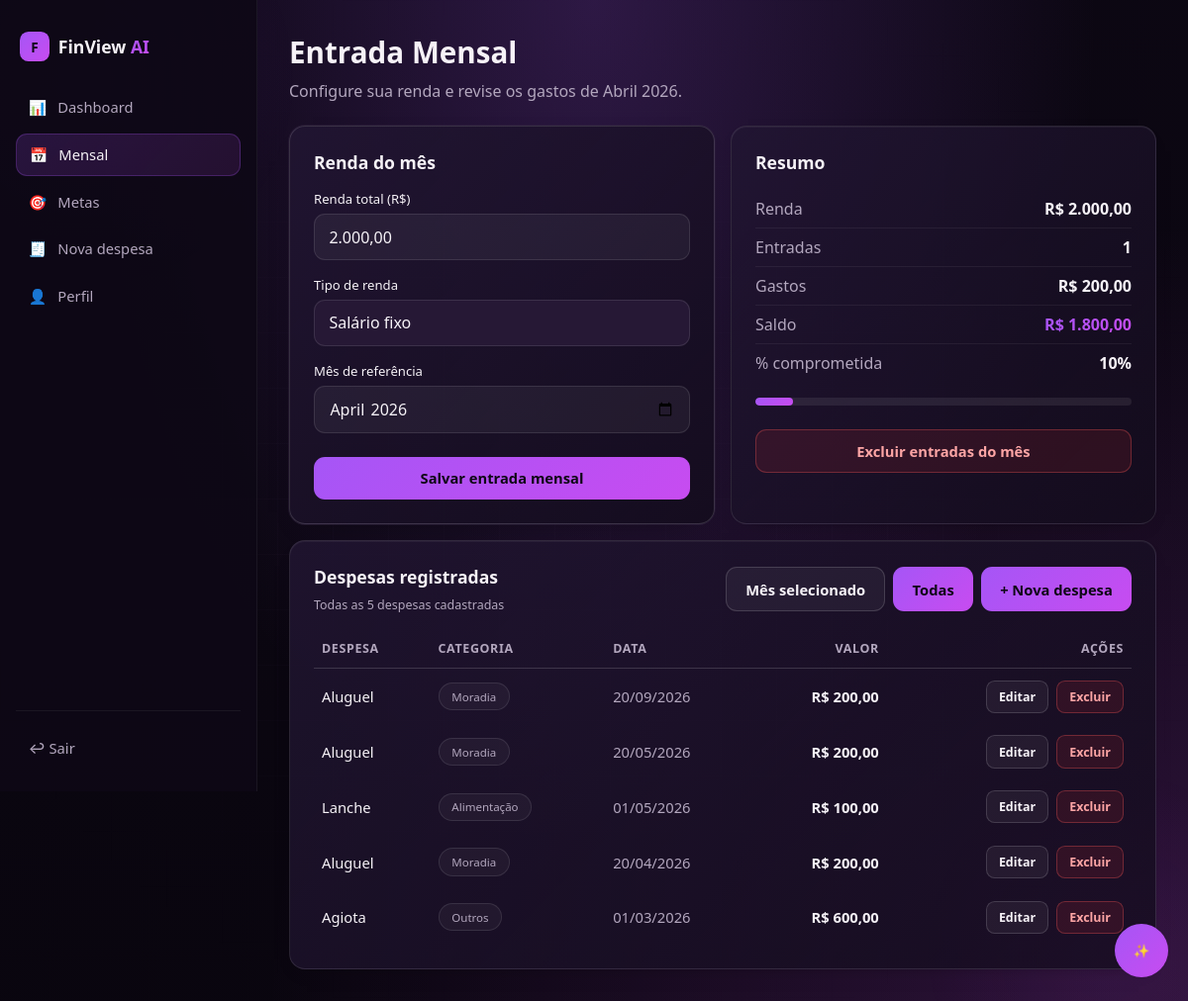
The app's page /monthly/?month=2026-04&view=all (signed in) with its own data.
### gastos/models.py (models this page shows, shortened)
class Expense(models.Model):
    RECURRENCE_CHOICES = [
        ('fixed', 'Fixa'),
        ('variable', 'Variável'),
    ]
    PRIORITY_CHOICES = [
        ('essential', 'Essencial'),
        ('important', 'Importante'),
        ('superfluous', 'Dispensável'),
    ]
    user = models.ForeignKey(User, on_delete=models.CASCADE, related_name='expenses')
    name = models.CharField(max_length=120)
    amount = models.DecimalField(max_digits=10, decimal_places=2)
    date = models.DateField()
    category = models.CharField(max_length=60)
    recurrence = models.CharField(max_length=20, choices=RECURRENCE_CHOICES, default='variable')
    priority = models.CharField(max_length=20, choices=PRIORITY_CHOICES, default='essential')
    notes = models.TextField(blank=True)
    created_at = models.DateTimeField(auto_now_add=True)
    updated_at = models.DateTimeField(auto_now=True)
    class Meta:
        ordering = ['-date', '-created_at']
    @property
    def amount_display(self):
        value = f'{self.amount:,.2f}'.replace(',', 'X').replace('.', ',').replace('X', '.')
        return f'R$ {value}'

### gastos/views.py (the view, shortened to what this page needs)
# urls.py: path('monthly/', views.monthly, name='monthly'),
def monthly(request):
    user, response = require_session_user(request)
    if response:
        return response
    reference_month = month_from_input(request.GET.get('month'))
    ensure_fixed_expenses_for_month(request.user, reference_month)
    income_entries = MonthlyIncome.objects.filter(user=request.user, reference_month=reference_month)
    monthly_expenses = Expense.objects.filter(user=request.user, date__year=reference_month.year, date__month=reference_month.month)
    show_all_expenses = request.GET.get('view') == 'all'
    listed_expenses = Expense.objects.filter(user=request.user) if show_all_expenses else monthly_expenses
    total_expenses = monthly_expenses.aggregate(total=Sum('amount'))['total'] or Decimal('0')
    all_expenses_count = Expense.objects.filter(user=request.user).count()
    listed_expenses_count = listed_expenses.count()
    income_amount = income_entries.aggregate(total=Sum('amount'))['total'] or Decimal('0')
    balance = income_amount - total_expenses
    committed = int((total_expenses / income_amount) * 100) if income_amount else 0
    return render_page(
        request,
        'gastos/monthly.html',
        active_page='monthly',
        user=user,
        expenses=listed_expenses,
        income_entries=income_entries,
        income_count=income_entries.count(),
        income_amount=income_amount,
        income_amount_display=money(income_amount),
        current_month=month_label(reference_month),
        current_month_input=month_input(reference_month),
        show_all_expenses=show_all_expenses,
        all_expenses_count=all_expenses_count,
        listed_expenses_count=listed_expenses_count,
        monthly_expenses_url=monthly_url(reference_month),
        all_expenses_url=monthly_all_url(reference_month),
        total_expenses=total_expenses,
        total_expenses_display=money(total_expenses),
        balance=balance,
        balance_display=money(balance),
        committed=committed,
    )

### gastos/views.py (called while the page is built, shortened)
def current_month_label():
    today = timezone.localdate()
    return month_label(today)

def month_label(value):
    return f'{MONTH_NAMES[value.month - 1]} {value.year}'

def current_month_input():
    return month_input(timezone.localdate())

def month_input(value):
    return value.strftime('%Y-%m')

def current_date_input():
    return timezone.localdate().isoformat()

def month_from_input(value):
    if not value:
        return current_month_date()
    try:
        year, month = value.split('-', 1)
        return timezone.datetime(int(year), int(month), 1).date()
    except (TypeError, ValueError):
        return current_month_date()

def monthly_url(reference_month):
    return f'{reverse("gastos:monthly")}?month={month_input(reference_month)}'

def monthly_all_url(reference_month):
    return f'{monthly_url(reference_month)}&view=all'

def ensure_fixed_expenses_for_month(user, reference_month):
    month_start = reference_month.replace(day=1)
    fixed_sources = Expense.objects.filter(user=user, recurrence='fixed', date__lt=month_start).order_by('date')
    created = 0
    return created

def money(value):
    return f'R$ {value:,.2f}'.replace(',', 'X').replace('.', ',').replace('X', '.')

def session_user(request):
    if not request.user.is_authenticated:
        return None
    full_name = request.user.get_full_name() or default_user_from_email(request.user.email)
    return {
        'name': full_name,
        'email': request.user.email,
        'goal': request.user.profile.goal if hasattr(request.user, 'profile') else 'Controlar gastos',
        'initial': full_name[:1].upper() or 'U',
    }

def require_session_user(request):
    if not request.user.is_authenticated:
        return None, redirect('gastos:login')
    return session_user(request), None

def render_page(request, template_name, active_page=None, **context):
    return render(
        request,
        template_name,
        {
            'active_page': active_page,
            'current_user': session_user(request),
            'current_month': current_month_label(),
            'current_month_input': current_month_input(),
            'current_date_input': current_date_input(),
            **context,
        },
    )

### templates/gastos/monthly.html (shortened to what this page needs)
{% load static %}
<!DOCTYPE html>
<html lang="pt-BR">
<head>
<link rel="stylesheet" href="{% static 'assets/css/styles.css' %}" />
</head>
<body>
<div class="bg-anim"><div class="blob b1"></div><div class="blob b2"></div><div class="blob b3"></div></div><div class="bg-grid"></div>
<div class="app">
<aside class="sidebar">
  <div class="brand"><a href="{% url 'gastos:landing' %}" class="logo"><span class="dot">F</span><span>FinView <span class="text-gradient">AI</span></span></a></div>
  <a href="{% url 'gastos:dashboard' %}?month={{ current_month_input }}" class="nav-item "><span>📊</span>Dashboard</a>
<a href="{% url 'gastos:monthly' %}?month={{ current_month_input }}" class="nav-item active"><span>📅</span>Mensal</a>
<a href="{% url 'gastos:goals' %}" class="nav-item "><span>🎯</span>Metas</a>
<a href="{% url 'gastos:new_expense' %}?month={{ current_month_input }}" class="nav-item "><span>🧾</span>Nova despesa</a>
<a href="{% url 'gastos:profile' %}" class="nav-item "><span>👤</span>Perfil</a>
  <div style="margin-top:auto;padding-top:1rem;border-top:1px solid hsl(0 0% 100% / .06)">
    <a href="{% url 'gastos:logout' %}" class="nav-item">↩ Sair</a>
  </div>
</aside>
  <main class="main">
<div style="max-width:1100px">
  <div class="mb-6">
    <h1 class="font-display text-3xl font-bold">Entrada Mensal</h1>
    <p class="muted mt-2">Configure sua renda e revise os gastos de {{ current_month }}.</p>
  </div>
  <div class="grid g2">
    <form class="glass-strong" action="{% url 'gastos:monthly' %}" method="post">
      <h3 class="font-display font-semibold text-lg mb-4">Renda do mês</h3>
      <label class="label">Renda total (R$)</label>
      <input class="input money-input" name="income_amount" type="text" inputmode="decimal" autocomplete="off" placeholder="0,00" value="{{ income_amount|default:'' }}" required />
      <label class="label mt-4">Tipo de renda</label>
      <select class="select" name="income_type"><option value="fixed">Salário fixo</option><option value="variable">Freelance / Variável</option></select>
      <label class="label mt-4">Mês de referência</label>
      <input class="input" name="reference_month" type="month" value="{{ current_month_input }}" />
      <button class="btn btn-primary mt-6" style="width:100%">Salvar entrada mensal</button>
    </form>
    <div class="glass">
      <h3 class="font-display font-semibold text-lg mb-4">Resumo</h3>
      <div class="flex justify-between" style="padding:.5rem 0;border-bottom:1px solid hsl(0 0% 100% / .06)"><span class="muted">Renda</span><span class="font-bold">{{ income_amount_display }}</span></div>
      <div class="flex justify-between" style="padding:.5rem 0;border-bottom:1px solid hsl(0 0% 100% / .06)"><span class="muted">Entradas</span><span class="font-bold">{{ income_count }}</span></div>
      <div class="flex justify-between" style="padding:.5rem 0;border-bottom:1px solid hsl(0 0% 100% / .06)"><span class="muted">Gastos</span><span class="font-bold">{{ total_expenses_display }}</span></div>
      <div class="flex justify-between" style="padding:.5rem 0;border-bottom:1px solid hsl(0 0% 100% / .06)"><span class="muted">Saldo</span><span class="font-bold text-gradient">{{ balance_display }}</span></div>
      <div class="flex justify-between" style="padding:.5rem 0"><span class="muted">% comprometida</span><span class="font-bold">{{ committed }}%</span></div>
      <div class="bar-track mt-4"><div class="bar-fill" style="width:{{ committed }}%"></div></div>
      {% if income_count %}
        <form action="{% url 'gastos:delete_monthly_income' %}" method="post" class="mt-6" onsubmit="return confirm('Excluir a entrada mensal deste mês? As despesas cadastradas serão mantidas.');">
          <button type="submit" class="btn btn-danger" style="width:100%">Excluir entradas do mês</button>
        </form>
      {% endif %}
    </div>
  </div>
  <div class="glass mt-4">
    <div class="flex justify-between items-center mb-4" style="flex-wrap:wrap;gap:1rem">
      <div>
        <h3 class="font-display font-semibold text-lg">Despesas registradas</h3>
        <p class="text-xs muted mt-2">{% if show_all_expenses %}Todas as {{ listed_expenses_count }} despesas cadastradas{% else %}{{ listed_expenses_count }} despesas em {{ current_month }}{% endif %}</p>
      </div>
      <div class="flex gap-2" style="flex-wrap:wrap">
        <a href="{{ monthly_expenses_url }}" class="btn {% if show_all_expenses %}btn-outline{% else %}btn-primary{% endif %}">Mês selecionado</a>
        <a href="{{ all_expenses_url }}" class="btn {% if show_all_expenses %}btn-primary{% else %}btn-outline{% endif %}">Todas</a>
        <a href="{% url 'gastos:new_expense' %}?month={{ current_month_input }}" class="btn btn-primary">+ Nova despesa</a>
      </div>
    </div>
    <div style="overflow-x:auto">
      <table style="width:100%;border-collapse:collapse;font-size:.92rem">
        <thead><tr style="text-align:left;border-bottom:1px solid hsl(0 0% 100% / .08);color:hsl(var(--muted-foreground));font-size:.78rem;text-transform:uppercase;letter-spacing:.05em">
          <th style="padding:.7rem .5rem">Despesa</th><th style="padding:.7rem .5rem">Categoria</th><th style="padding:.7rem .5rem">Data</th><th style="padding:.7rem .5rem;text-align:right">Valor</th><th style="padding:.7rem .5rem;text-align:right">Ações</th>
        </tr></thead>
        <tbody>{% for expense in expenses %}<tr><td style="padding:.7rem .5rem">{{ expense.name }}</td><td style="padding:.7rem .5rem"><span class="chip">{{ expense.category }}</span></td><td style="padding:.7rem .5rem" class="muted">{{ expense.date|date:"d/m/Y" }}</td><td style="padding:.7rem .5rem;text-align:right;font-weight:600">{{ expense.amount_display }}</td><td style="padding:.7rem .5rem;text-align:right"><div class="flex gap-2" style="justify-content:flex-end;flex-wrap:wrap"><a href="{% url 'gastos:edit_expense' expense.id %}" class="btn btn-outline btn-sm">Editar</a><form action="{% url 'gastos:delete_expense' expense.id %}" method="post" onsubmit="return confirm('Excluir esta despesa?');">{% csrf_token %}{% if show_all_expenses %}<input type="hidden" name="return_to_all" value="1" />{% endif %}<button type="submit" class="btn btn-danger btn-sm">Excluir</button></form></div></td></tr>{% empty %}<tr><td colspan="5" style="padding:1rem .5rem;text-align:center" class="muted">Nenhuma despesa registrada ainda.</td></tr>{% endfor %}</tbody>
      </table>
    </div>
  </div>
</div>
</main>
</div>
{% include 'gastos/partials/ai_panel.html' %}
</body></html>

### records on screen
Expense: name "Aluguel", category "Moradia", date "20/09/2026", amount_display "R$ 200,00"
Expense: name "Aluguel", category "Moradia", date "20/05/2026", amount_display "R$ 200,00"
Expense: name "Lanche", category "Alimentação", date "01/05/2026", amount_display "R$ 100,00"
Expense: name "Aluguel", category "Moradia", date "20/04/2026", amount_display "R$ 200,00"
Expense: name "Agiota", category "Outros", date "01/03/2026", amount_display "R$ 600,00"

### other values on screen
{{ current_month }} "Abril 2026"
{{ income_amount_display }} "R$ 2.000,00"
{{ income_count }} "1"
{{ total_expenses_display }} "R$ 200,00"
{{ committed }} "10"
{{ listed_expenses_count }} "5"
